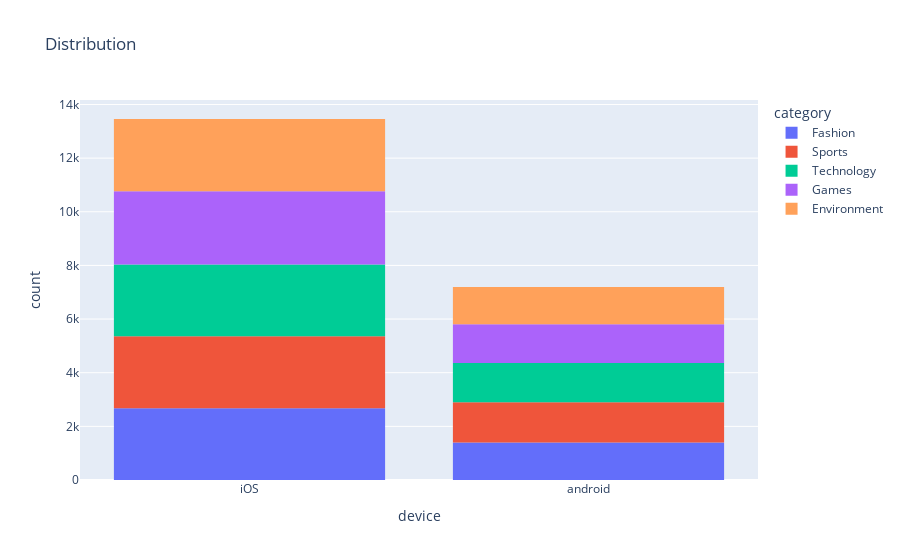

Notebook code for this chart:
### Code cell
px.histogram(df,x = 'device',color = 'category',title = 'Distribution')

### Figure 1 — Plotly figure (JSON) as saved in the notebook; plotly's stock layout.template omitted (floating-point values rounded to 4 significant figures; data arrays with more than 128 entries replaced by an {"elided": "..."} marker saying what was removed)
{"data": [{"alignmentgroup": "True", "bingroup": "x", "hovertemplate": "category=Fashion<br>device=%{x}<br>count=%{y}<extra></extra>", "legendgroup": "Fashion", "marker": {"color": "#636efa", "pattern": {"shape": ""}}, "name": "Fashion", "offsetgroup": "Fashion", "orientation": "v", "showlegend": true, "type": "histogram", "x": {"elided": "4073 str values"}, "xaxis": "x", "yaxis": "y"}, {"alignmentgroup": "True", "bingroup": "x", "hovertemplate": "category=Sports<br>device=%{x}<br>count=%{y}<extra></extra>", "legendgroup": "Sports", "marker": {"color": "#EF553B", "pattern": {"shape": ""}}, "name": "Sports", "offsetgroup": "Sports", "orientation": "v", "showlegend": true, "type": "histogram", "x": {"elided": "4179 str values"}, "xaxis": "x", "yaxis": "y"}, {"alignmentgroup": "True", "bingroup": "x", "hovertemplate": "category=Technology<br>device=%{x}<br>count=%{y}<extra></extra>", "legendgroup": "Technology", "marker": {"color": "#00cc96", "pattern": {"shape": ""}}, "name": "Technology", "offsetgroup": "Technology", "orientation": "v", "showlegend": true, "type": "histogram", "x": {"elided": "4144 str values"}, "xaxis": "x", "yaxis": "y"}, {"alignmentgroup": "True", "bingroup": "x", "hovertemplate": "category=Games<br>device=%{x}<br>count=%{y}<extra></extra>", "legendgroup": "Games", "marker": {"color": "#ab63fa", "pattern": {"shape": ""}}, "name": "Games", "offsetgroup": "Games", "orientation": "v", "showlegend": true, "type": "histogram", "x": {"elided": "4173 str values"}, "xaxis": "x", "yaxis": "y"}, {"alignmentgroup": "True", "bingroup": "x", "hovertemplate": "category=Environment<br>device=%{x}<br>count=%{y}<extra></extra>", "legendgroup": "Environment", "marker": {"color": "#FFA15A", "pattern": {"shape": ""}}, "name": "Environment", "offsetgroup": "Environment", "orientation": "v", "showlegend": true, "type": "histogram", "x": {"elided": "4089 str values"}, "xaxis": "x", "yaxis": "y"}], "layout": {"autosize": true, "barmode": "relative", "legend": {"title": {"text": "category"}, "tracegroupgap": 0}, "title": {"text": "Distribution"}, "xaxis": {"anchor": "y", "autorange": true, "domain": [0, 1], "range": [-0.5, 1.5], "title": {"text": "device"}, "type": "category"}, "yaxis": {"anchor": "x", "autorange": true, "domain": [0, 1], "range": [0, 14170.0], "title": {"text": "count"}}}}
